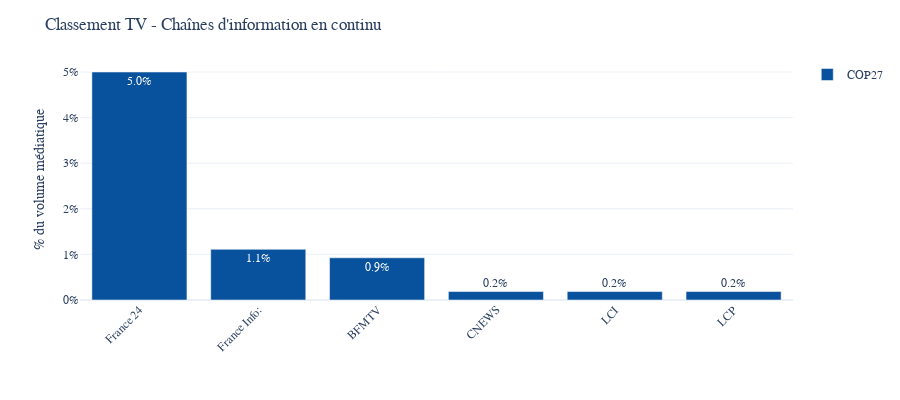
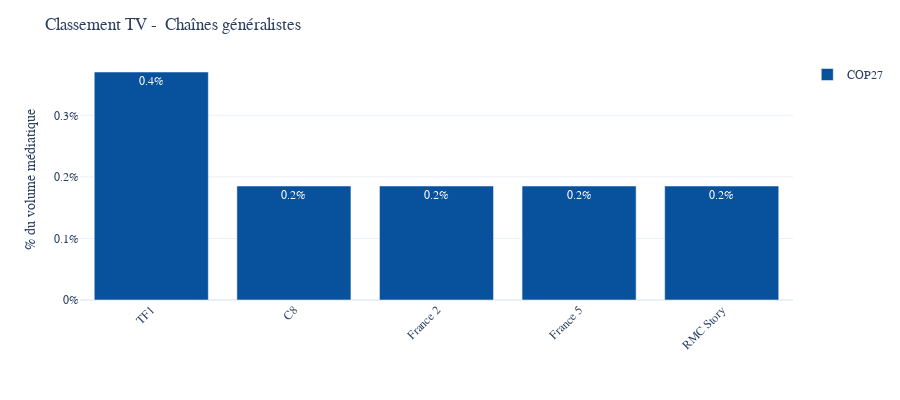
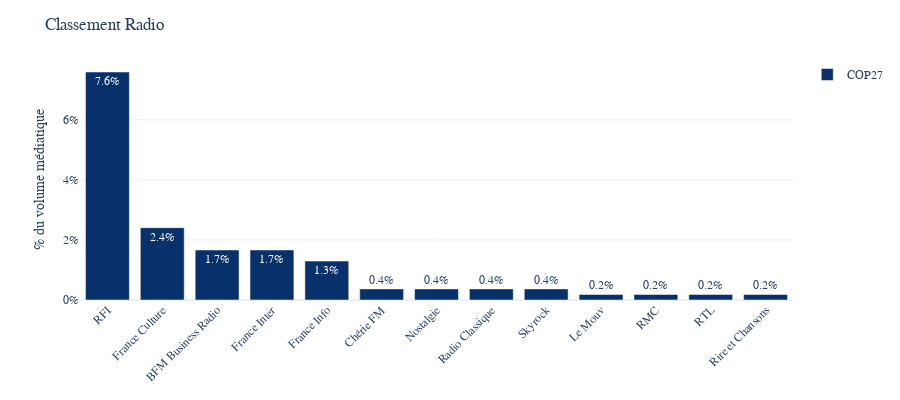

Notebook code for these charts, in order:
### Markdown cell above
## Analyse 3 - Classement complet TV et Radio

### Code cell
# Multiplier for one channel = n_mentions * 2 min / (60 minutes * 18h * n_days)
multiplier = 2 / (1 * 60 * 18 * 1)

fig = show_mentions_by_channel(data,list_of_channels=top_channels_tv_info,n = 25,split="keyword",
                               method = multiplier,height = 400,text_auto = ".1%",
                                )
fig.update_layout(yaxis_tickformat='0%',font_family="Poppins",yaxis_title="% du volume médiatique",legend_title = "",title = "Classement TV - Chaînes d'information en continu")
fig.update_traces(marker_color=COLOR_TV)
fig.show()

# Multiplier for one channel = n_mentions * 2 min / (60 minutes * 18h * n_days)
multiplier = 2 / (1 * 60 * 18 * 1)

fig = show_mentions_by_channel(data,list_of_channels=top_channels_tv_gen,n = 25,split="keyword",
                               method = multiplier,height = 400,text_auto = ".1%",
                               )
fig.update_layout(yaxis_tickformat='0%',font_family="Poppins",yaxis_title="% du volume médiatique",legend_title = "",title = "Classement TV -  Chaînes généralistes")
fig.update_traces(marker_color=COLOR_TV)
fig.show()

# Multiplier for one channel = n_mentions * 2 min / (60 minutes * 18h * n_days)
multiplier = 2 / (1 * 60 * 18 * 1)

fig = show_mentions_by_channel(data,list_of_channels=top_channels_radio,n = 25,split = "keyword",
                               method = multiplier,height = 400,text_auto = ".1%",
                              )
fig.update_layout(yaxis_tickformat='0%',font_family="Poppins",yaxis_title="% du volume médiatique",legend_title = "",title = "Classement Radio")
fig.update_traces(marker_color=COLOR_RADIO)
fig.show()

### Figure 1 — Plotly figure (JSON) as saved in the notebook; plotly's stock layout.template omitted (floating-point values rounded to 4 significant figures)
{"data": [{"alignmentgroup": "True", "hovertemplate": "keyword=COP27<br>channel_name=%{x}<br>count=%{y}<extra></extra>", "legendgroup": "COP27", "marker": {"color": "#08519c", "pattern": {"shape": ""}}, "name": "COP27", "offsetgroup": "COP27", "orientation": "v", "showlegend": true, "textposition": "auto", "texttemplate": "%{y:.1%}", "x": ["France 24", "France Info:", "BFMTV", "CNEWS", "LCI", "LCP"], "xaxis": "x", "y": [0.05, 0.01111, 0.009259, 0.001852, 0.001852, 0.001852], "yaxis": "y", "type": "bar"}], "layout": {"xaxis": {"anchor": "y", "domain": [0, 1], "title": {}, "categoryorder": "array", "categoryarray": ["France 24", "France Info:", "BFMTV", "CNEWS", "LCI", "LCP"], "tickangle": -45}, "yaxis": {"anchor": "x", "domain": [0, 1], "title": {"text": "% du volume médiatique"}, "tickformat": "0%"}, "legend": {"title": {"text": ""}, "tracegroupgap": 0}, "margin": {"t": 60, "b": 100}, "barmode": "relative", "height": 400, "font": {"family": "Poppins"}, "title": {"text": "Classement TV - Chaînes d'information en continu"}}}

### Figure 2 — Plotly figure (JSON) as saved in the notebook; plotly's stock layout.template omitted (floating-point values rounded to 4 significant figures)
{"data": [{"alignmentgroup": "True", "hovertemplate": "keyword=COP27<br>channel_name=%{x}<br>count=%{y}<extra></extra>", "legendgroup": "COP27", "marker": {"color": "#08519c", "pattern": {"shape": ""}}, "name": "COP27", "offsetgroup": "COP27", "orientation": "v", "showlegend": true, "textposition": "auto", "texttemplate": "%{y:.1%}", "x": ["TF1", "C8", "France 2", "France 5", "RMC Story"], "xaxis": "x", "y": [0.003704, 0.001852, 0.001852, 0.001852, 0.001852], "yaxis": "y", "type": "bar"}], "layout": {"xaxis": {"anchor": "y", "domain": [0, 1], "title": {}, "categoryorder": "array", "categoryarray": ["TF1", "C8", "France 2", "France 5", "RMC Story"], "tickangle": -45}, "yaxis": {"anchor": "x", "domain": [0, 1], "title": {"text": "% du volume médiatique"}, "tickformat": "0%"}, "legend": {"title": {"text": ""}, "tracegroupgap": 0}, "margin": {"t": 60, "b": 100}, "barmode": "relative", "height": 400, "font": {"family": "Poppins"}, "title": {"text": "Classement TV -  Chaînes généralistes"}}}

### Figure 3 — Plotly figure (JSON) as saved in the notebook; plotly's stock layout.template omitted (floating-point values rounded to 4 significant figures)
{"data": [{"alignmentgroup": "True", "hovertemplate": "keyword=COP27<br>channel_name=%{x}<br>count=%{y}<extra></extra>", "legendgroup": "COP27", "marker": {"color": "#08306b", "pattern": {"shape": ""}}, "name": "COP27", "offsetgroup": "COP27", "orientation": "v", "showlegend": true, "textposition": "auto", "texttemplate": "%{y:.1%}", "x": ["RFI", "France Culture", "BFM Business Radio", "France Inter", "France Info", "Chérie FM", "Nostalgie", "Radio Classique", "Skyrock", "Le Mouv", "RMC", "RTL", "Rire et Chansons"], "xaxis": "x", "y": [0.07593, 0.02407, 0.01667, 0.01667, 0.01296, 0.003704, 0.003704, 0.003704, 0.003704, 0.001852, 0.001852, 0.001852, 0.001852], "yaxis": "y", "type": "bar"}], "layout": {"xaxis": {"anchor": "y", "domain": [0, 1], "title": {}, "categoryorder": "array", "categoryarray": ["RFI", "France Culture", "BFM Business Radio", "France Inter", "France Info", "Chérie FM", "Nostalgie", "Radio Classique", "Skyrock", "Le Mouv", "RMC", "RTL", "Rire et Chansons"], "tickangle": -45}, "yaxis": {"anchor": "x", "domain": [0, 1], "title": {"text": "% du volume médiatique"}, "tickformat": "0%"}, "legend": {"title": {"text": ""}, "tracegroupgap": 0}, "margin": {"t": 60, "b": 100}, "barmode": "relative", "height": 400, "font": {"family": "Poppins"}, "title": {"text": "Classement Radio"}}}
